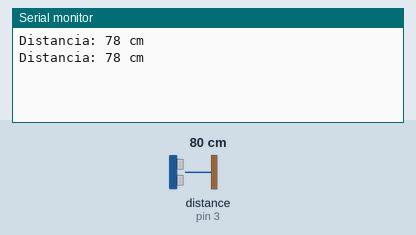
This sketch was run on a simulated Arduino Uno, built with avr-gcc and run on an emulated ATmega328P. Parts: the last lines printed to the serial monitor. Wiring (inferred from the names in the program): ultrasonic range finder: trigger pin 2; echo pin 3. The inputs (shaded band) are chosen by the test bench; at power-on: distance to the obstacle (sensor on pin 3) 80 cm. The echo pulse lasts 58.3 µs per cm.

Above: at 1.8 s.
1.9 s: distance to the obstacle (sensor on pin 3) set to 2 cm
At 2.7 s:
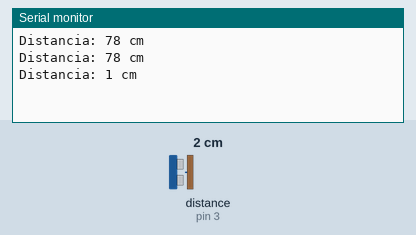
3.4 s: distance to the obstacle (sensor on pin 3) set to 4 cm
At 4.3 s:
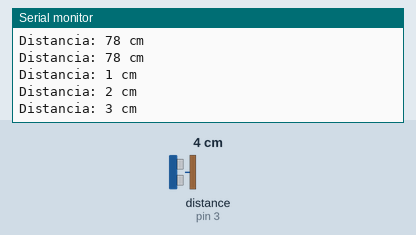
Timing chart, 0 to 6.4 s (numbered marks = the images above; inputs shaded):
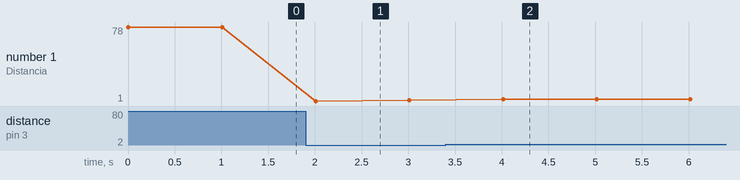

Measured:
- after the input at 1.9 s, the serial monitor: prints a new line after 0.11 s (image 1)
- after the input at 3.4 s, the serial monitor: prints a new line after 0.61 s (image 2)
- plotted number 1: 78 → 2 after the input at 1.9 s, 2 → 3 after the input at 3.4 s

The sketch:

53_HW-Robotico.ino
```cpp
#define TRIGGER_PIN 2
#define ECHO_PIN 3

void setup() {
  Serial.begin(9600);
  pinMode(TRIGGER_PIN, OUTPUT);
  pinMode(ECHO_PIN, INPUT);
}

void loop() {
  long duration, distancia;

  // Generar un pulso corto en el pin de trigger
  digitalWrite(TRIGGER_PIN, LOW);
  delayMicroseconds(2);
  digitalWrite(TRIGGER_PIN, HIGH);
  delayMicroseconds(10);
  digitalWrite(TRIGGER_PIN, LOW);

  // Medir la duración del pulso de eco
  duration = pulseIn(ECHO_PIN, HIGH);

  // Calcular la distancia en centímetros
  distancia = duration * 0.034 / 2;

  // Mostrar la distancia medida en el monitor serial
  Serial.print("Distancia: ");
  Serial.print(distancia);
  Serial.println(" cm");

  delay(1000);  // Esperar 1 segundo antes de la próxima lectura
}
```
